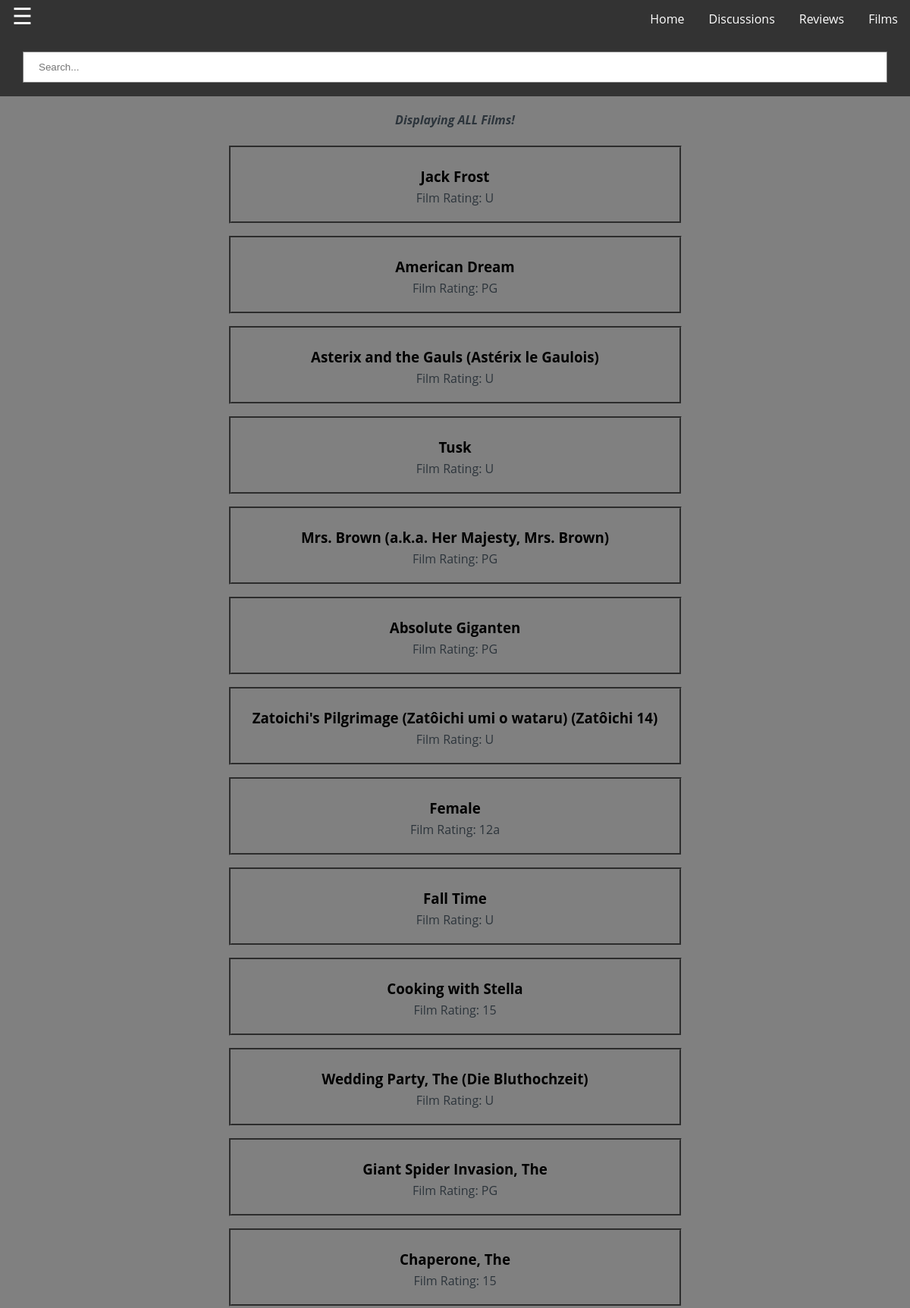
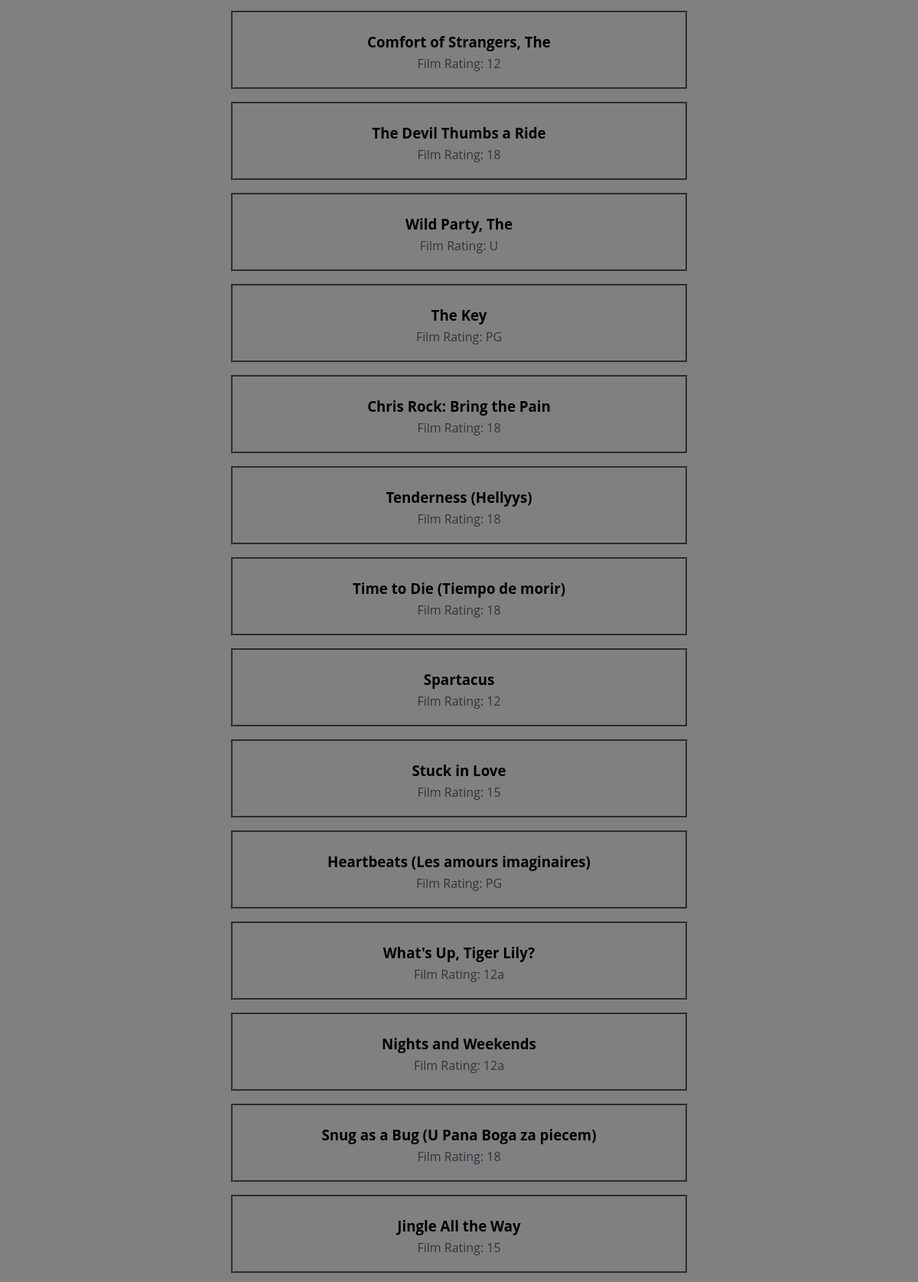
Screenshot of /filmlist.php (upper part) with the database file from the repository (2 pictures, top to bottom).
### tables this page shows
CREATE TABLE IF NOT EXISTS `films` (
  `FilmID` int(11) NOT NULL AUTO_INCREMENT,
  `FilmName` varchar(100) NOT NULL,
  `Description` varchar(200) NOT NULL,
  `FilmRating` varchar(3) NOT NULL,
  `FilmImg` varchar(150) NOT NULL,
  PRIMARY KEY (`FilmID`)
);

### filmlist.php (the view, shortened to what this page needs)
<?php
if (isset($_COOKIE["user"])) {
      include_once 'Includes/loggedin_header.php';
   }
else {
      include_once 'Includes/header.php';
   }
include_once "Includes/dbh.php";
if(!isset($_GET['q'])) {
    $filter = 0;
}
else {
    $filter = $_GET['q'];
}
if($filter == 0){
    echo"<form action='filmlist.php' method='GET' class='pageform'>
         <input type='text' name='search' placeholder='Search...'>
         <input type='hidden' name='q' value='1'>
        </form>";
    echo("<div class='listheader'><i><b>Displaying ALL Films!</b></i></div>");
	$query = "SELECT * FROM films";
	$result = mysqli_query($connect, $query)
		or die('Error requesting Film information!');
	if (mysqli_num_rows($result) == 0) {
		echo("No Films found with that name!");
	}
    else {
		while($row = mysqli_fetch_assoc($result)) {
            $name = $row['FilmName'];
	        echo'<table class="mainbox"><tr><td><div class="listcontainer"><a class="searchlink" href="film.php?id='.$row['FilmID'].'"><h3>'.$name.'</h3></a> Film Rating: '.$row["FilmRating"].'</div></td></tr></table>';
        }
    }
}
include_once 'Includes/footer.php';
?>

### Stylesheets/mainstyle.css (style rules this page uses)
body { background-color: grey; margin:0px; }
h3 { margin:5px; }

### Stylesheets/modelforms.css (style rules this page uses)
input[type=text], input[type=password], input[type=email], input[type=date] { width: 100%; padding: 12px 20px; margin: 8px 0; display: inline-block; border: 1px solid grey; box-sizing: border-box; }

### Stylesheets/pageforms.css (style rules this page uses)
input[type=text], input[type=password], input[type=email], input[type=date] { width: 100%; padding: 12px 20px; margin: 8px 0; display: inline-block; border: 1px solid grey; box-sizing: border-box; }
.pageform { margin: 0 auto; background-color: #333; text-align: left; color: white; padding: 10px 30px; }
.searchlink:link, .searchlink:visited { color: black; }

### Stylesheets/mainbanner.css (style rules this page uses)
*, *::after, *::before { -webkit-box-sizing: border-box; box-sizing: border-box; }
html { font-size: 62.5%; }
body { font-size: 1.6rem; font-family: "Open Sans", sans-serif; color: #2c343b; background-color: grey; }
a { color: #d44457; text-decoration: none; }

### Stylesheets/mainlist.css (style rules this page uses)
.mainbox { text-align: center; width: 100%; }
.listcontainer { border: grey; border-style: groove; width: 50%; text-align: center; margin-left: 25%; padding: 20px; margin-bottom: 10px; }
.listheader { text-align: center; width: 100%; padding: 20 0 20 0; }

### rows the page displays
films: FilmName "Jack Frost", FilmRating "U"
films: FilmName "American Dream", FilmRating "PG"
films: FilmName "Asterix and the Gauls (Astérix le Gaulois)", FilmRating "U"
films: FilmName "Tusk", FilmRating "U"
films: FilmName "Mrs. Brown (a.k.a. Her Majesty, Mrs. Brown)", FilmRating "PG"
films: FilmName "Absolute Giganten", FilmRating "PG"
films: FilmName "Zatoichi's Pilgrimage (Zatôichi umi o wataru) (Zatôichi 14)", FilmRating "U"
films: FilmName "Female", FilmRating "12a"
films: FilmName "Fall Time", FilmRating "U"
films: FilmName "Cooking with Stella", FilmRating "15"
films: FilmName "Wedding Party, The (Die Bluthochzeit)", FilmRating "U"
films: FilmName "Giant Spider Invasion, The", FilmRating "PG"
films: FilmName "Chaperone, The", FilmRating "15"
films: FilmName "Comfort of Strangers, The", FilmRating "12"
films: FilmName "The Devil Thumbs a Ride", FilmRating "18"
films: FilmName "Wild Party, The", FilmRating "U"
films: FilmName "The Key", FilmRating "PG"
films: FilmName "Chris Rock: Bring the Pain", FilmRating "18"
films: FilmName "Tenderness (Hellyys)", FilmRating "18"
films: FilmName "Time to Die (Tiempo de morir)", FilmRating "18"
films: FilmName "Spartacus", FilmRating "12"
films: FilmName "Stuck in Love", FilmRating "15"
films: FilmName "Heartbeats (Les amours imaginaires)", FilmRating "PG"
films: FilmName "What's Up, Tiger Lily?", FilmRating "12a"
films: FilmName "Nights and Weekends", FilmRating "12a"
films: FilmName "Snug as a Bug (U Pana Boga za piecem)", FilmRating "18"
films: FilmName "Jingle All the Way", FilmRating "15"
